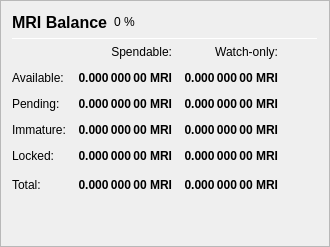
                   <widget class="QFrame" name="frame_Balances">
                    <property name="frameShape">
                     <enum>QFrame::StyledPanel</enum>
                    </property>
                    <property name="frameShadow">
                     <enum>QFrame::Raised</enum>
                    </property>
                    <layout class="QVBoxLayout" name="verticalLayout_4">
                     <item>
                      <layout class="QHBoxLayout" name="horizontalLayout_4">
                       <item>
                        <widget class="QLabel" name="label_5">
                         <property name="minimumSize">
                          <size>
                           <width>0</width>
                           <height>20</height>
                          </size>
                         </property>
                         <property name="font">
                          <font>
                           <pointsize>12</pointsize>
                           <weight>75</weight>
                           <bold>true</bold>
                          </font>
                         </property>
                         <property name="text">
                          <string>MRI Balance</string>
                         </property>
                        </widget>
                       </item>
                       <item>
                        <widget class="QLabel" name="labelMRIPercent">
                         <property name="text">
                          <string notr="true">0 %</string>
                         </property>
                        </widget>
                       </item>
                       <item>
                        <spacer name="horizontalSpacer_3">
                         <property name="orientation">
                          <enum>Qt::Horizontal</enum>
                         </property>
                         <property name="sizeHint" stdset="0">
                          <size>
                           <width>40</width>
                           <height>20</height>
                          </size>
                         </property>
                        </spacer>
                       </item>
                      </layout>
                     </item>
                     <item>
                      <widget class="Line" name="line_Balance">
                       <property name="minimumSize">
                        <size>
                         <width>0</width>
                         <height>1</height>
                        </size>
                       </property>
                       <property name="maximumSize">
                        <size>
                         <width>16777215</width>
                         <height>1</height>
                        </size>
                       </property>
                       <property name="orientation">
                        <enum>Qt::Horizontal</enum>
                       </property>
                      </widget>
                     </item>
                     <item>
                      <layout class="QGridLayout" name="gridLayout">
                       <property name="spacing">
                        <number>12</number>
                       </property>
                       <item row="0" column="1">
                        <widget class="QLabel" name="labelSpendable">
                         <property name="text">
                          <string>Spendable:</string>
                         </property>
                         <property name="alignment">
                          <set>Qt::AlignRight|Qt::AlignTrailing|Qt::AlignVCenter</set>
                         </property>
                        </widget>
                       </item>
                       <item row="0" column="2">
                        <widget class="QLabel" name="labelWatchonly">
                         <property name="text">
                          <string>Watch-only:</string>
                         </property>
                         <property name="alignment">
                          <set>Qt::AlignRight|Qt::AlignTrailing|Qt::AlignVCenter</set>
                         </property>
                        </widget>
                       </item>
                       <item row="1" column="0">
                        <widget class="QLabel" name="labelBalanceText">
                         <property name="text">
                          <string>Available:</string>
                         </property>
                        </widget>
                       </item>
                       <item row="1" column="1">
                        <widget class="QLabel" name="labelBalance">
                         <property name="font">
                          <font>
                           <weight>75</weight>
                           <bold>true</bold>
                          </font>
                         </property>
                         <property name="cursor">
                          <cursorShape>IBeamCursor</cursorShape>
                         </property>
                         <property name="toolTip">
                          <string>Your current spendable balance</string>
                         </property>
                         <property name="text">
                          <string notr="true">0.000 000 00 MRI</string>
                         </property>
                         <property name="alignment">
                          <set>Qt::AlignRight|Qt::AlignTrailing|Qt::AlignVCenter</set>
                         </property>
                         <property name="textInteractionFlags">
                          <set>Qt::LinksAccessibleByMouse|Qt::TextSelectableByKeyboard|Qt::TextSelectableByMouse</set>
                         </property>
                        </widget>
                       </item>
                       <item row="1" column="2">
                        <widget class="QLabel" name="labelWatchAvailable">
                         <property name="font">
                          <font>
                           <weight>75</weight>
                           <bold>true</bold>
                          </font>
                         </property>
                         <property name="cursor">
                          <cursorShape>IBeamCursor</cursorShape>
                         </property>
                         <property name="toolTip">
                          <string>Your current balance in watch-only addresses</string>
                         </property>
                         <property name="text">
                          <string notr="true">0.000 000 00 MRI</string>
                         </property>
                         <property name="alignment">
                          <set>Qt::AlignRight|Qt::AlignTrailing|Qt::AlignVCenter</set>
                         </property>
                         <property name="textInteractionFlags">
                          <set>Qt::LinksAccessibleByMouse|Qt::TextSelectableByKeyboard|Qt::TextSelectableByMouse</set>
                         </property>
                        </widget>
                       </item>
                       <item row="2" column="0">
                        <widget class="QLabel" name="labelPendingText">
                         <property name="text">
                          <string>Pending:</string>
                         </property>
                        </widget>
                       </item>
                       <item row="2" column="1">
                        <widget class="QLabel" name="labelUnconfirmed">
                         <property name="font">
                          <font>
                           <weight>75</weight>
                           <bold>true</bold>
                          </font>
                         </property>
                         <property name="cursor">
                          <cursorShape>IBeamCursor</cursorShape>
                         </property>
                         <property name="toolTip">
                          <string>Total of transactions that have yet to be confirmed, and do not yet count toward the spendable balance</string>
                         </property>
                         <property name="text">
                          <string notr="true">0.000 000 00 MRI</string>
                         </property>
                         <property name="alignment">
                          <set>Qt::AlignRight|Qt::AlignTrailing|Qt::AlignVCenter</set>
                         </property>
                         <property name="textInteractionFlags">
                          <set>Qt::LinksAccessibleByMouse|Qt::TextSelectableByKeyboard|Qt::TextSelectableByMouse</set>
                         </property>
                        </widget>
                       </item>
                       <item row="2" column="2">
                        <widget class="QLabel" name="labelWatchPending">
                         <property name="font">
                          <font>
                           <weight>75</weight>
                           <bold>true</bold>
                          </font>
                         </property>
                         <property name="cursor">
                          <cursorShape>IBeamCursor</cursorShape>
                         </property>
                         <property name="toolTip">
                          <string>Unconfirmed transactions to watch-only addresses</string>
                         </property>
                         <property name="text">
                          <string notr="true">0.000 000 00 MRI</string>
                         </property>
                         <property name="alignment">
                          <set>Qt::AlignRight|Qt::AlignTrailing|Qt::AlignVCenter</set>
                         </property>
                         <property name="textInteractionFlags">
                          <set>Qt::LinksAccessibleByMouse|Qt::TextSelectableByKeyboard|Qt::TextSelectableByMouse</set>
                         </property>
                        </widget>
                       </item>
                       <item row="3" column="0">
                        <widget class="QLabel" name="labelImmatureText">
                         <property name="text">
                          <string>Immature:</string>
                         </property>
                        </widget>
                       </item>
                       <item row="3" column="1">
                        <widget class="QLabel" name="labelImmature">
                         <property name="font">
                          <font>
                           <weight>75</weight>
                           <bold>true</bold>
                          </font>
                         </property>
                         <property name="cursor">
                          <cursorShape>IBeamCursor</cursorShape>
                         </property>
                         <property name="toolTip">
                          <string>Staked or masternode rewards that has not yet matured</string>
                         </property>
                         <property name="text">
                          <string notr="true">0.000 000 00 MRI</string>
                         </property>
                         <property name="alignment">
                          <set>Qt::AlignRight|Qt::AlignTrailing|Qt::AlignVCenter</set>
                         </property>
                         <property name="textInteractionFlags">
                          <set>Qt::LinksAccessibleByMouse|Qt::TextSelectableByKeyboard|Qt::TextSelectableByMouse</set>
                         </property>
                        </widget>
                       </item>
                       <item row="3" column="2">
                        <widget class="QLabel" name="labelWatchImmature">
                         <property name="font">
                          <font>
                           <weight>75</weight>
                           <bold>true</bold>
                          </font>
                         </property>
                         <property name="cursor">
                          <cursorShape>IBeamCursor</cursorShape>
                         </property>
                         <property name="toolTip">
                          <string>Staked or masternode rewards in watch-only addresses that has not yet matured</string>
                         </property>
                         <property name="text">
                          <string notr="true">0.000 000 00 MRI</string>
                         </property>
                         <property name="alignment">
                          <set>Qt::AlignRight|Qt::AlignTrailing|Qt::AlignVCenter</set>
                         </property>
                         <property name="textInteractionFlags">
                          <set>Qt::LinksAccessibleByMouse|Qt::TextSelectableByKeyboard|Qt::TextSelectableByMouse</set>
                         </property>
                        </widget>
                       </item>
                       <item row="4" column="0">
                        <widget class="QLabel" name="labelLockedBalanceText">
                         <property name="toolTip">
                          <string>Locked MRI or Masternode collaterals. These are excluded from zMRI minting.</string>
                         </property>
                         <property name="text">
                          <string>Locked:</string>
                         </property>
                        </widget>
                       </item>
                       <item row="4" column="1">
                        <widget class="QLabel" name="labelLockedBalance">
                         <property name="font">
                          <font>
                           <weight>75</weight>
                           <bold>true</bold>
                          </font>
                         </property>
                         <property name="cursor">
                          <cursorShape>IBeamCursor</cursorShape>
                         </property>
                         <property name="toolTip">
                          <string>Locked MRI or Masternode collaterals. These are excluded from zMRI minting.</string>
                         </property>
                         <property name="text">
                          <string notr="true">0.000 000 00 MRI</string>
                         </property>
                         <property name="alignment">
                          <set>Qt::AlignRight|Qt::AlignTrailing|Qt::AlignVCenter</set>
                         </property>
                         <property name="textInteractionFlags">
                          <set>Qt::LinksAccessibleByMouse|Qt::TextSelectableByKeyboard|Qt::TextSelectableByMouse</set>
                         </property>
                        </widget>
                       </item>
                       <item row="4" column="2">
                        <widget class="QLabel" name="labelWatchLocked">
                         <property name="font">
                          <font>
                           <weight>75</weight>
                           <bold>true</bold>
                          </font>
                         </property>
                         <property name="cursor">
                          <cursorShape>IBeamCursor</cursorShape>
                         </property>
                         <property name="toolTip">
                          <string>Current locked balance in watch-only addresses</string>
                         </property>
                         <property name="text">
                          <string notr="true">0.000 000 00 MRI</string>
                         </property>
                         <property name="alignment">
                          <set>Qt::AlignRight|Qt::AlignTrailing|Qt::AlignVCenter</set>
                         </property>
                         <property name="textInteractionFlags">
                          <set>Qt::LinksAccessibleByMouse|Qt::TextSelectableByKeyboard|Qt::TextSelectableByMouse</set>
                         </property>
                        </widget>
                       </item>
                       <item row="5" column="0">
                        <widget class="QLabel" name="labelTotalText">
                         <property name="text">
                          <string>Total:</string>
                         </property>
                         <property name="toolTip">
                          <string>Your current MRI balance, unconfirmed and immature transactions included</string>
                         </property>
                        </widget>
                       </item>
                       <item row="5" column="1">
                        <widget class="QLabel" name="labelTotal">
                         <property name="font">
                          <font>
                           <weight>75</weight>
                           <bold>true</bold>
                          </font>
                         </property>
                         <property name="cursor">
                          <cursorShape>IBeamCursor</cursorShape>
                         </property>
                         <property name="toolTip">
                          <string>Your current MRI balance, unconfirmed and immature transactions included</string>
                         </property>
                         <property name="text">
                          <string notr="true">0.000 000 00 MRI</string>
                         </property>
                         <property name="alignment">
                          <set>Qt::AlignRight|Qt::AlignTrailing|Qt::AlignVCenter</set>
                         </property>
                         <property name="textInteractionFlags">
                          <set>Qt::LinksAccessibleByMouse|Qt::TextSelectableByKeyboard|Qt::TextSelectableByMouse</set>
                         </property>
                        </widget>
                       </item>
                       <item row="5" column="2">
                        <widget class="QLabel" name="labelWatchTotal">
                         <property name="font">
                          <font>
                           <weight>75</weight>
                           <bold>true</bold>
                          </font>
                         </property>
                         <property name="cursor">
                          <cursorShape>IBeamCursor</cursorShape>
                         </property>
                         <property name="toolTip">
                          <string>Current total balance in watch-only addresses</string>
                         </property>
                         <property name="text">
                          <string notr="true">0.000 000 00 MRI</string>
                         </property>
                         <property name="alignment">
                          <set>Qt::AlignRight|Qt::AlignTrailing|Qt::AlignVCenter</set>
                         </property>
                         <property name="textInteractionFlags">
                          <set>Qt::LinksAccessibleByMouse|Qt::TextSelectableByKeyboard|Qt::TextSelectableByMouse</set>
                         </property>
                        </widget>
                       </item>
                       <item row="5" column="3">
                        <spacer name="horizontalSpacer_9">
                         <property name="orientation">
                          <enum>Qt::Horizontal</enum>
                         </property>
                         <property name="sizeHint" stdset="0">
                          <size>
                           <width>40</width>
                           <height>20</height>
                          </size>
                         </property>
                        </spacer>
                       </item>
                      </layout>
                     </item>
                     <item>
                      <spacer name="verticalSpacer_3">
                       <property name="orientation">
                        <enum>Qt::Vertical</enum>
                       </property>
                       <property name="sizeHint" stdset="0">
                        <size>
                         <width>20</width>
                         <height>40</height>
                        </size>
                       </property>
                      </spacer>
                     </item>
                    </layout>
                   </widget>
